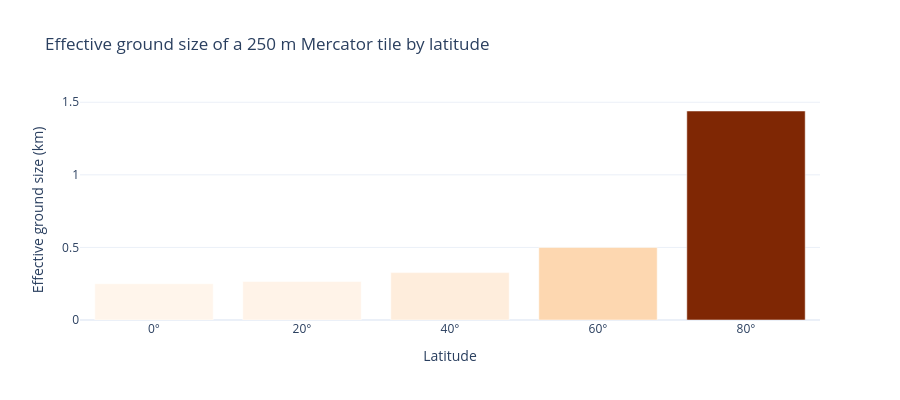

Here is the notebook cell this chart was saved with:
### Markdown cell above
**Figure 2b.** Folium map of the eight John Snow pump locations projected into Web Mercator and centred on the Broadwick Street pump in Soho, London.

### Code cell
lat_samples = [0, 20, 40, 60, 80]
ground_km = [250 / math.cos(math.radians(lat)) / 1000 for lat in lat_samples]

fig = px.bar(
    x=[str(lat) + '°' for lat in lat_samples],
    y=ground_km,
    labels={'x': 'Latitude', 'y': 'Effective ground size (km)'},
    title='Effective ground size of a 250 m Mercator tile by latitude',
    template='plotly_white',
    height=400,
    color=ground_km,
    color_continuous_scale='Oranges'
)
fig.update_layout(showlegend=False, coloraxis_showscale=False)
fig.show()

### Figure 1 — Plotly figure (JSON) as saved in the notebook; plotly's stock layout.template omitted (floating-point values rounded to 4 significant figures)
{"data": [{"hovertemplate": "Latitude=%{x}<br>Effective ground size (km)=%{y}<br>color=%{marker.color}<extra></extra>", "legendgroup": "", "marker": {"color": [0.25, 0.266, 0.3264, 0.5, 1.44], "coloraxis": "coloraxis", "pattern": {"shape": ""}}, "name": "", "orientation": "v", "showlegend": false, "textposition": "auto", "type": "bar", "x": ["0°", "20°", "40°", "60°", "80°"], "xaxis": "x", "y": [0.25, 0.266, 0.3264, 0.5, 1.44], "yaxis": "y"}], "layout": {"barmode": "relative", "coloraxis": {"colorbar": {"title": {"text": "color"}}, "colorscale": [[0.0, "rgb(255,245,235)"], [0.125, "rgb(254,230,206)"], [0.25, "rgb(253,208,162)"], [0.375, "rgb(253,174,107)"], [0.5, "rgb(253,141,60)"], [0.625, "rgb(241,105,19)"], [0.75, "rgb(217,72,1)"], [0.875, "rgb(166,54,3)"], [1.0, "rgb(127,39,4)"]], "showscale": false}, "height": 400, "legend": {"tracegroupgap": 0}, "showlegend": false, "title": {"text": "Effective ground size of a 250 m Mercator tile by latitude"}, "xaxis": {"anchor": "y", "domain": [0.0, 1.0], "title": {"text": "Latitude"}}, "yaxis": {"anchor": "x", "domain": [0.0, 1.0], "title": {"text": "Effective ground size (km)"}}}}
